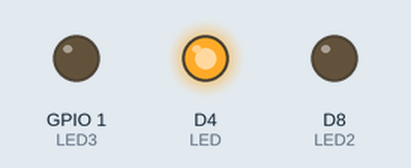
The sketch below on a simulated ESP8266 (NodeMCU). Parts: output pins drawn as LEDs (lit = HIGH).

Above: at 0.5 s.
At 1.5 s:
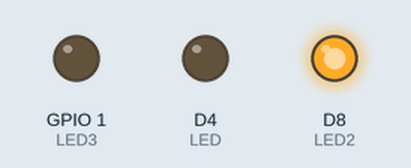
At 5.5 s:
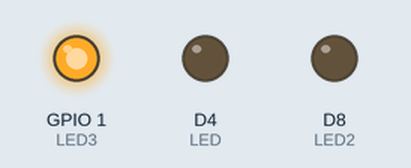
Timing chart, 0 to 6.9 s (numbered marks = the images above):
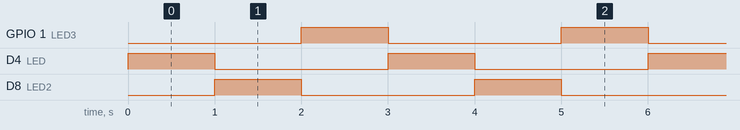

The sketch:

ledTest.ino
```cpp
#define LED D4
#define LED2 D8
#define LED3 1
void setup() {
  pinMode(LED, OUTPUT); // set the digital pin as output.
  pinMode(LED2, OUTPUT); // set the digital pin as output.
  pinMode(LED3, OUTPUT); // set the digital pin as output.

}
void loop() {
  digitalWrite(LED3, LOW);
  digitalWrite(LED, HIGH);// turn the LED off.(Note that LOW is the voltage level but actually
  delay(1000);          // wait for 1 second.
  digitalWrite(LED, LOW); // turn the LED on.
  digitalWrite(LED2, HIGH);
  delay(1000);         // wait for 1 second.
  digitalWrite(LED2, LOW);
  digitalWrite(LED3, HIGH);
  delay(1000);         // wait for 1 second.

}
```

Measured:
- by itself, GPIO 1 (LED3), D4 (LED), D8 (LED2): alternates HIGH for 1.0 s and LOW for 2.0 s
- by itself, everything shown: repeats every 3.0 s, in 3 steps
